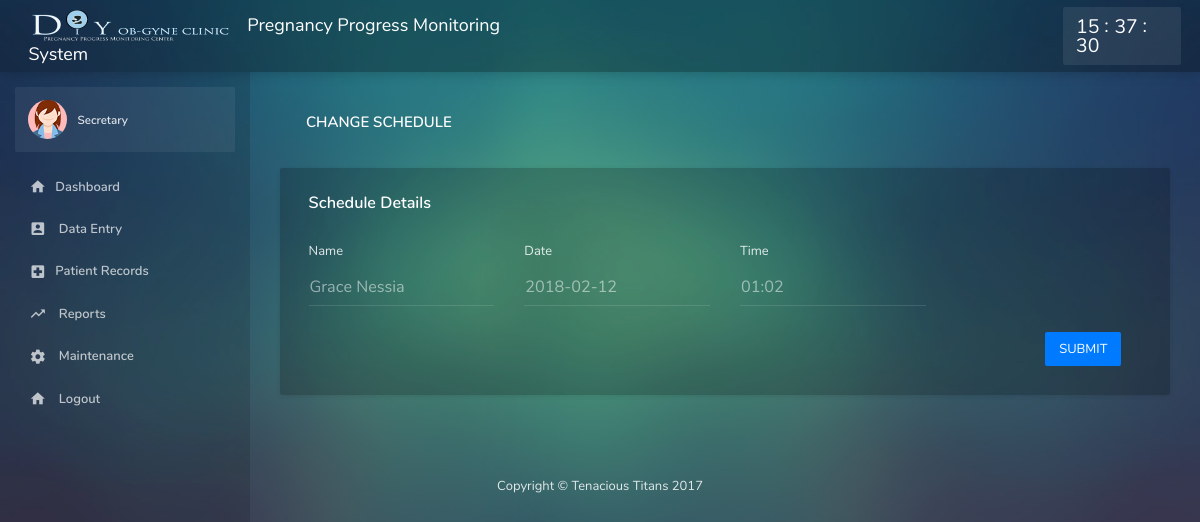
Page /admin/editSched.php?name=30 (signed in) on the committed database.
### tables this page shows
CREATE TABLE `schedule` (
  `sched_ID` int(11) NOT NULL AUTO_INCREMENT,
  `patient_ID` int(11) NOT NULL,
  `sched_Date` date NOT NULL,
  `sched_Time` time NOT NULL,
  `sched_status` varchar(10) NOT NULL,
  `month` char(3) NOT NULL,
  `year` char(4) NOT NULL,
  PRIMARY KEY (`sched_ID`)
);

CREATE TABLE `patient` (
  `patient_ID` int(5) NOT NULL AUTO_INCREMENT,
  `patient_firstName` varchar(15) NOT NULL,
  `patient_lastName` varchar(15) NOT NULL,
  `patient_address` varchar(30) NOT NULL,
  `patient_contactNumber` varchar(15) NOT NULL,
  `patient_bloodType` varchar(5) NOT NULL,
  `patient_Age` int(5) NOT NULL,
  `patient_Name` varchar(30) NOT NULL,
  `patient_time` varchar(15) NOT NULL,
  `patient_LMP` date NOT NULL,
  `month` char(3) NOT NULL,
  `year` char(4) NOT NULL,
  PRIMARY KEY (`patient_ID`)
);

### admin/editSched.php (the view, shortened to what this page needs)
<?php include("includes/header.php"); ?>
<?php include("includes/sidebar.php");
$identity=$_GET['name']; ?>
<section class="content">
    <div class="content__inner">
        <header class="content__title">
            <h1>Change Schedule</h1>
        </header>
<?php include "dbconnect.php";
$schedSel = $connect->query("SELECT * FROM `schedule` where sched_ID = $identity") or die(mysqli_error());
while($fetchsched = $schedSel->fetch_array()){?>
        <div class="card">
            <div class="card-body">
                <h4 class="card-title">Schedule Details</h4>
                <form method="POST" action="actions/schedUpdate.php">
                    <div class="row">
                    <div class="col-sm-3">
                        <div class="form-group">
                            <label>Name</label>
                            <?php
                            $patientID = $fetchsched['patient_ID'];
                            $pat = $connect->query("SELECT * FROM `patient` where patient_ID = '$patientID'") or die(mysqli_error());
                            while($fetchsname = $pat->fetch_array()){?>
                            <input type="text" name="p_name" class="form-control form-control-lg"  value="<?php echo $fetchsname['patient_Name']?>" disabled>
                            <?php } ?>
                        </div>
                    </div>
                    <div class="col-sm-3">
                        <div class="form-group">
                            <label>Date</label>
                            <input type="date" name="schedDate" class="form-control form-control-lg date-picker" value="<?php echo $fetchsched['sched_Date']?>">
                        </div>
                    </div>
                    <div class="col-sm-3">
                        <div class="form-group">
                            <label>Time</label>
                            <input type="text" name="schedTime" class="form-control form-control-lg time-picker" value="<?php echo $fetchsched['sched_Time']?>">
                        </div>
                    </div>
                </div>
        <?php }?>
                <div class="row" style="float:right; margin-right:20px;">
                    <button type="submit" name="schedUpdate" class="btn btn-primary" >SUBMIT</button>
                </div>
                </form>
            </div>
        </div>
</div>
</section>
</main>
<?php include("includes/footer.php"); ?>
</body>
</html>

### rows in the picture
schedule: schedDate "2018-02-12", schedTime "01:02"
patient: p_name "Grace Nessia"
